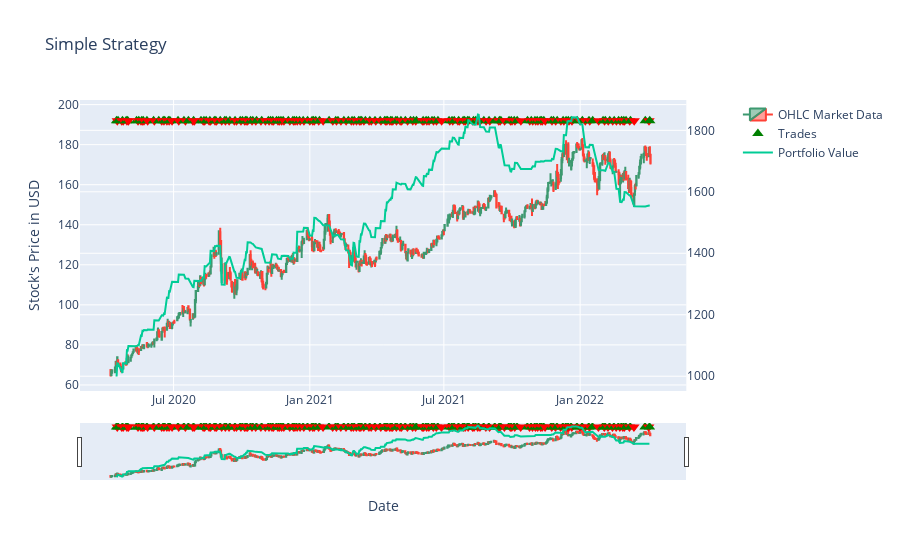

The code cell stored with this chart in its notebook:
### Markdown cell above
#### Plots
Let's see the history on a graph.

### Code cell
strategy.plot_history(title="Simple Strategy", yaxis_title="Stock's Price in USD", xaxis_title="Date")

### Figure 1 — Plotly figure (JSON) as saved in the notebook; plotly's stock layout.template omitted (floating-point values rounded to 4 significant figures; data arrays with more than 128 entries replaced by an {"elided": "..."} marker saying what was removed)
{"data": [{"close": {"elided": "541 float values"}, "high": {"elided": "541 float values"}, "low": {"elided": "541 float values"}, "name": "OHLC Market Data", "open": {"elided": "541 float values"}, "type": "candlestick", "x": {"elided": "541 str values"}}, {"hovertext": {"elided": "275 str values"}, "marker": {"color": {"elided": "275 str values"}, "size": 10, "symbol": {"elided": "275 str values"}}, "mode": "markers", "name": "Trades", "type": "scatter", "x": {"elided": "275 str values"}, "xaxis": "x", "y": {"elided": "275 float values"}, "yaxis": "y"}, {"mode": "lines", "name": "Portfolio Value", "type": "scatter", "x": {"elided": "275 str values"}, "xaxis": "x", "y": {"elided": "275 float values"}, "yaxis": "y2"}], "layout": {"title": {"text": "Simple Strategy"}, "xaxis": {"anchor": "y", "domain": [0, 0.94], "title": {"text": "Date"}}, "yaxis": {"anchor": "x", "domain": [0, 1], "title": {"text": "Stock's Price in USD"}}, "yaxis2": {"anchor": "x", "overlaying": "y", "side": "right"}}}
